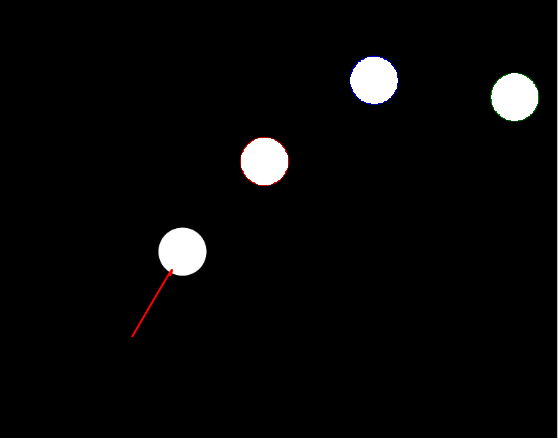
//> input picture 1.png, 558 x 438 px
$ ./centerd   (built with g++ and OpenCV 4)
//> lines starting //> are read from the running program, lines starting //| are printed output that depends on the picture; after the words box and inside, x2 and y2 are one past the last pixel; in counts of white or black regions, pixels touching at a corner belong together
#include"opencv2/core/core.hpp"
#include"opencv2/imgproc/imgproc.hpp"
#include"opencv2/highgui/highgui.hpp"
#include <iostream>
#include <cmath>
using namespace cv;
using namespace std;

float distance(int x1, int y1, int x2, int y2){
	float result = sqrt((x2-x1)*(x2-x1) + (y2-y1)*(y2-y1));
	return result ;
}

int main(){

	Mat img = imread("1.png", 2);
//> img: 438 rows x 558 cols, CV_8UC1; min 0, max 255, mean 7.8
	Mat img1;
	Canny(img, img1, 15, 200, 3);
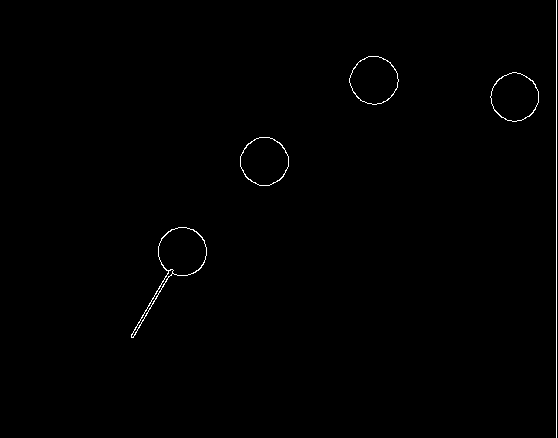
//> img1: 438 rows x 558 cols, CV_8UC1; 0.52% white in thin lines or dots, all inside (x1, y1, x2, y2) = (131, 0, 557, 438)
	imshow("canny", img1);
	//GaussianBlur( img, img, Size(9,9), 2, 2 );
	int x = img1.rows;
//> x = 438
	int y = img1.cols;
//> y = 558
	Mat img2(x, y, CV_8UC3, Scalar(255, 255, 255));
	namedWindow("centerdet", WINDOW_NORMAL);
	float slope = -9.0/5 ;
	float theta = atan(slope);
	float a = sin(theta), b = cos(theta);
	float rad;
	int arr[4][2];
	cout << theta << endl;
	vector<Vec3f> circles;
	HoughCircles(img1, circles, CV_HOUGH_GRADIENT, 1, 40, 200, 15, 1, 100);
//> circles = 4 circles (x, y, radius): [515.5, 96.5, 23.8], [373.5, 78.5, 23.9], [181.5, 250.5, 24.3], [262.5, 160.5, 23.2]
	cout << circles.size() << " ran " << endl;
//| 4 ran
	for(int i = 0; i < circles.size() ; i++){
		Vec3i c = circles[i];
		cout << c[0] << " " << c[1] << endl;
		int x1 = c[0], y1 = c[1] ;
		for(int j = -1; j< 2;j++){
			for(int k = -1; k < 2; k++){
				img2.at<Vec3b>(y1+j, x1+k)[0] = 0;
				img2.at<Vec3b>(y1+j, x1+k)[1] = 0;
				img2.at<Vec3b>(y1+j, x1+k)[2] = 255;
			}
		}
		rad = c[2];
		arr[i][0] = c[0];
		arr[i][1] = c[1];

	}
//> this loop made 4 passes
//> (x1, y1, rad) on passes 1 to 4: (516, 96, 24), (374, 78, 24), (182, 250, 24), (262, 160, 23)
//| 516 96
//| 374 78
//| 182 250
//| 262 160
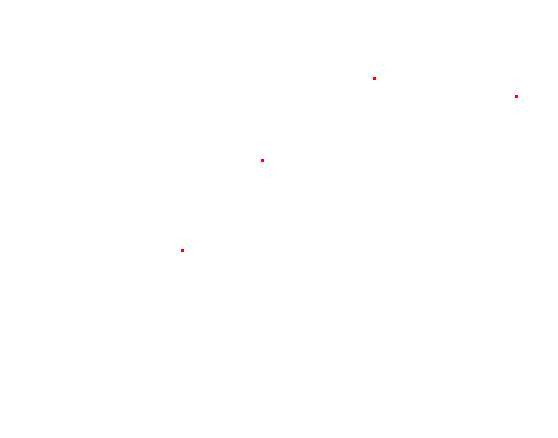
//> img2: 438 rows x 558 cols, CV_8UC3; mean B, G, R 255, 255, 255
	//cout << rad << endl;
	int i = 0;
	while(1){

		for(int j = -1; j< 2;j++){
			for(int k = -1; k < 2; k++){
				img2.at<Vec3b>(arr[i][1]+j, arr[i][0]+k)[0] = 255;
				img2.at<Vec3b>(arr[i][1]+j, arr[i][0]+k)[1] = 255;
				img2.at<Vec3b>(arr[i][1]+j, arr[i][0]+k)[2] = 255;
			}
		}
//> img2: 438 rows x 558 cols, CV_8UC3; 9 pixels changed, all inside (x1, y1, x2, y2) = (515, 95, 518, 98)
		waitKey(250);
		//cout << " running" << endl;
		arr[i][0] = cvRound(arr[i][0] + 25*b);
		arr[i][1] = cvRound(arr[i][1] + 25*a);
		for(int j = -1; j< 2;j++){
			for(int k = -1; k < 2; k++){
				img2.at<Vec3b>(arr[i][1]+j, arr[i][0]+k)[0] = 0;
				img2.at<Vec3b>(arr[i][1]+j, arr[i][0]+k)[1] = 0;
				img2.at<Vec3b>(arr[i][1]+j, arr[i][0]+k)[2] = 255;
			}
		}
//> img2: 438 rows x 558 cols, CV_8UC3; mean B, G, R 255, 255, 255
		imshow("centerdet", img2);
		//cout << " ran" << endl;
		for(int l = 0; l< circles.size(); l++){
			int x2 = arr[l][0];
			int y2 = arr[l][1];
			//cout << l << " " << endl;
			float d = distance(x2, y2, arr[i][0], arr[i][1]);
			//cout << d << " " ;
			if((d < 2*rad) && (d > 0)){
				i = l ;
				cout << l << " " ;
				//cout << i << " ran1" << endl;
			}
		}
//> this loop made 4 passes
//> (x2, y2, result in distance, d) on passes 1 to 4: (528, 74, 0, 0), (374, 78, 154.1, 154.1), (182, 250, 388.2, 388.2), (262, 160, 279.6, 279.6)
		if(arr[i][0] > y || arr[i][0] < 0){
			b = -b ;
		}
		if(arr[i][1] > x || arr[i][1] < 0){
			a = -a ;
		}
	}

	waitKey(0);
	return 0;
}
